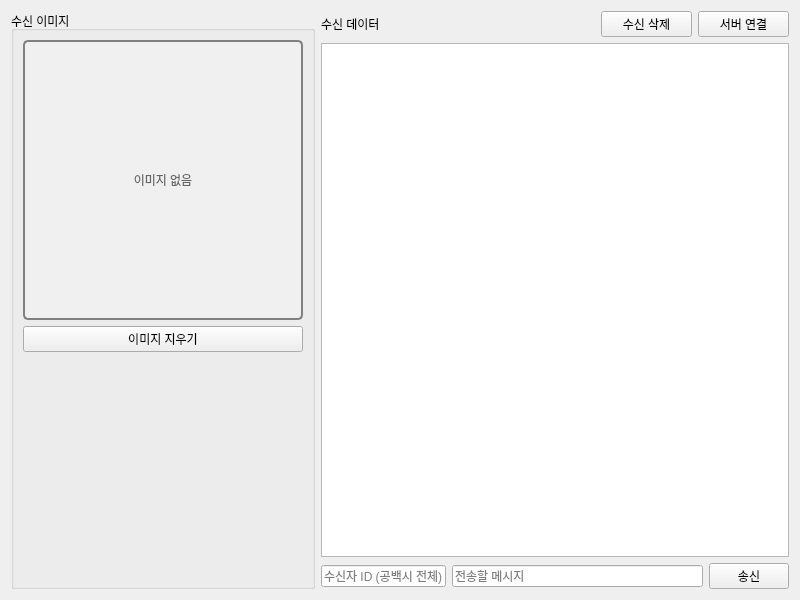
<?xml version="1.0" encoding="UTF-8"?>
<ui version="4.0">
 <class>tab1</class>
 <widget class="QWidget" name="tab1">
  <property name="geometry">
   <rect>
    <x>0</x>
    <y>0</y>
    <width>800</width>
    <height>600</height>
   </rect>
  </property>
  <property name="windowTitle">
   <string>Form</string>
  </property>
  <layout class="QHBoxLayout" name="mainHorizontalLayout">
   <item>
    <widget class="QGroupBox" name="imageGroupBox">
     <property name="title">
      <string>수신 이미지</string>
     </property>
     <property name="minimumSize">
      <size>
       <width>300</width>
       <height>0</height>
      </size>
     </property>
     <property name="maximumSize">
      <size>
       <width>350</width>
       <height>16777215</height>
      </size>
     </property>
     <layout class="QVBoxLayout" name="imageVerticalLayout">
      <item>
       <widget class="QLabel" name="pLabelImage">
        <property name="text">
         <string>이미지 없음</string>
        </property>
        <property name="alignment">
         <set>Qt::AlignCenter</set>
        </property>
        <property name="styleSheet">
         <string>QLabel {
    border: 2px solid gray;
    border-radius: 5px;
    background-color: #f0f0f0;
    color: #666;
    font-size: 12px;
}</string>
        </property>
        <property name="minimumSize">
         <size>
          <width>280</width>
          <height>280</height>
         </size>
        </property>
        <property name="scaledContents">
         <bool>true</bool>
        </property>
       </widget>
      </item>
      <item>
       <widget class="QPushButton" name="pPBclearImage">
        <property name="text">
         <string>이미지 지우기</string>
        </property>
       </widget>
      </item>
      <item>
       <spacer name="imageVerticalSpacer">
        <property name="orientation">
         <enum>Qt::Vertical</enum>
        </property>
        <property name="sizeHint" stdset="0">
         <size>
          <width>20</width>
          <height>40</height>
         </size>
        </property>
       </spacer>
      </item>
     </layout>
    </widget>
   </item>
   <item>
    <layout class="QVBoxLayout" name="rightVerticalLayout">
     <item>
      <layout class="QHBoxLayout" name="horizontalLayout" stretch="6,2,2">
       <item>
        <widget class="QLabel" name="label">
         <property name="text">
          <string>수신 데이터</string>
         </property>
        </widget>
       </item>
       <item>
        <widget class="QPushButton" name="pPBrecvDataClear">
         <property name="text">
          <string>수신 삭제</string>
         </property>
        </widget>
       </item>
       <item>
        <widget class="QPushButton" name="pPBserverConnect">
         <property name="text">
          <string>서버 연결</string>
         </property>
         <property name="checkable">
          <bool>true</bool>
         </property>
        </widget>
       </item>
      </layout>
     </item>
     <item>
      <widget class="QTextEdit" name="pTErecvData"/>
     </item>
     <item>
      <layout class="QHBoxLayout" name="horizontalLayout_2" stretch="3,6,1">
       <item>
        <widget class="QLineEdit" name="pLErecvId">
         <property name="placeholderText">
          <string>수신자 ID (공백시 전체)</string>
         </property>
        </widget>
       </item>
       <item>
        <widget class="QLineEdit" name="pLEsendData">
         <property name="placeholderText">
          <string>전송할 메시지</string>
         </property>
        </widget>
       </item>
       <item>
        <widget class="QPushButton" name="pPBSend">
         <property name="text">
          <string>송신</string>
         </property>
        </widget>
       </item>
      </layout>
     </item>
    </layout>
   </item>
  </layout>
 </widget>
 <resources/>
 <connections/>
</ui>
